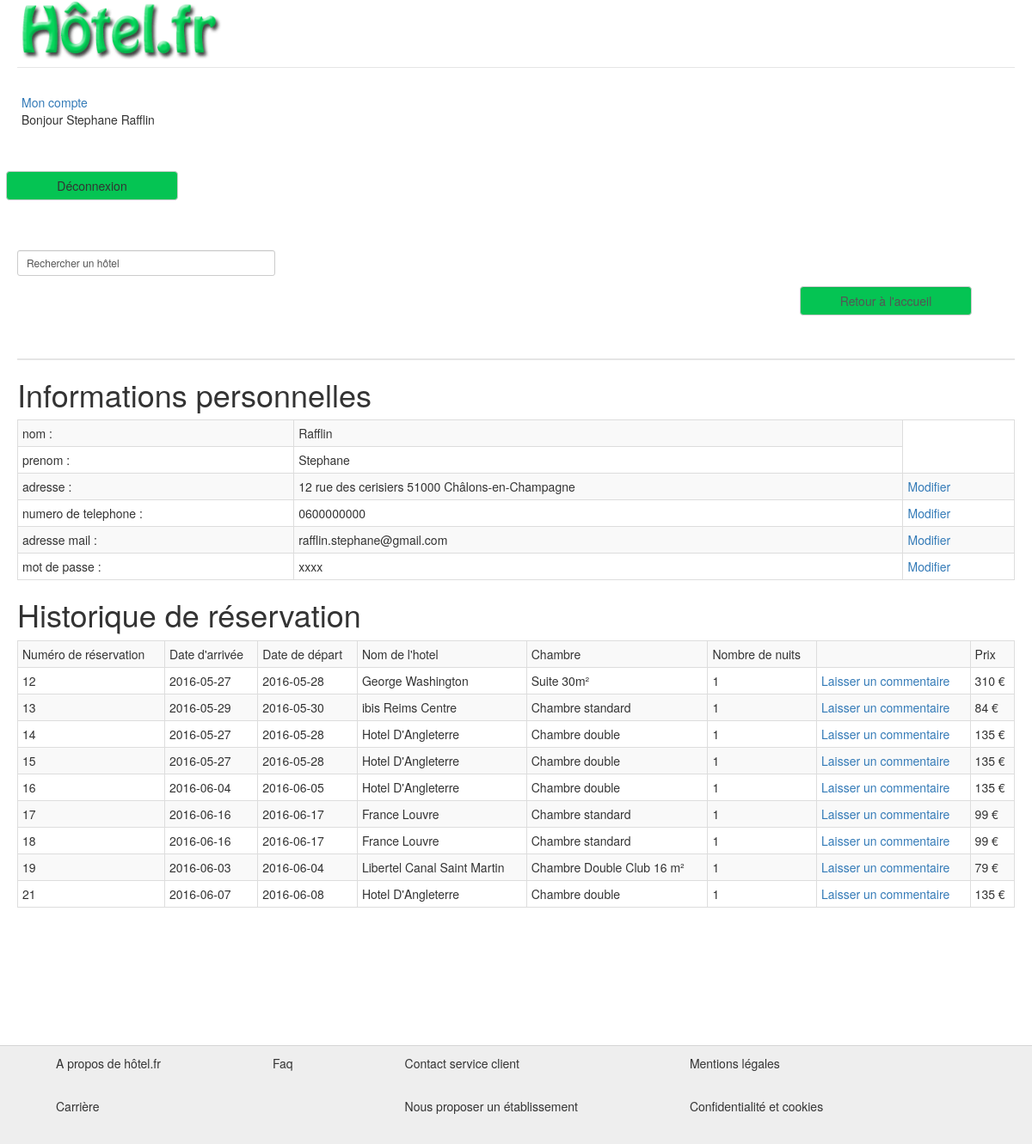
Page /index.php?page=page_client (signed in) on the committed database.
### tables this page shows
CREATE TABLE IF NOT EXISTS `utilisateur` (
  `id_utilisateur` int(11) NOT NULL AUTO_INCREMENT,
  `nom_utilisateur` varchar(45) NOT NULL,
  `prenom_utilisateur` varchar(45) DEFAULT NULL,
  `adresse` varchar(200) DEFAULT NULL,
  `num_tel` varchar(10) DEFAULT NULL,
  `mail` varchar(100) NOT NULL,
  `mdp` varchar(45) NOT NULL,
  `role` varchar(45) NOT NULL,
  PRIMARY KEY (`id_utilisateur`),
  KEY `id_utilisateur` (`id_utilisateur`)
);

CREATE TABLE IF NOT EXISTS `hotel` (
  `id_hotel` int(11) NOT NULL AUTO_INCREMENT,
  `nom_hotel` varchar(45) NOT NULL,
  `description` varchar(1000) NOT NULL,
  `adresse` varchar(45) NOT NULL,
  `ville` varchar(45) NOT NULL,
  `region` varchar(45) NOT NULL,
  `code_postal` int(5) NOT NULL,
  `num_tel` varchar(10) DEFAULT NULL,
  `nbr_chambre` int(11) NOT NULL,
  `photo` varchar(45) DEFAULT NULL,
  `photo2` varchar(50) DEFAULT NULL,
  `photo3` varchar(50) DEFAULT NULL,
  PRIMARY KEY (`id_hotel`)
);

CREATE TABLE IF NOT EXISTS `chambre` (
  `id_chambre` int(11) NOT NULL AUTO_INCREMENT,
  `id_hotel` int(11) NOT NULL,
  `nombre` int(11) NOT NULL,
  `nbr_places` int(11) NOT NULL,
  `description` varchar(100) NOT NULL,
  `prix_nuit` decimal(6,2) NOT NULL,
  `photo` varchar(45) DEFAULT NULL,
  PRIMARY KEY (`id_chambre`)
);

### Modele/user.php (the view, shortened to what this page needs)
<?php
class user
{
	public $id_user;
function Affiche()
{
	$bdd = bdd();
	$pdo = $bdd->prepare("SELECT * FROM utilisateur WHERE id_utilisateur = $this->id_user");
	$pdo->execute();
	while ($resultat = $pdo->fetch(PDO::FETCH_OBJ))
	{
		return $resultat;
	}
}
function Historique()
{
	$bdd = bdd();
	$pdo = $bdd->prepare("SELECT réservation.id_utilisateur, réservation.id_réservation, réservation.nbr_nuit, réservation.prix, réservation.date_arrivé, réservation.date_départ, nom_hotel, réservation.id_hotel, chambre.description FROM réservation JOIN hotel ON réservation.id_hotel = hotel.id_hotel JOIN chambre ON réservation.id_chambre = chambre.id_chambre WHERE réservation.id_utilisateur = $this->id_user");
	$pdo->execute();
	while ($resultat = $pdo->fetch(PDO::FETCH_OBJ))
	{
		echo '<tr><td>'.$resultat->id_réservation.'</td><td>'.$resultat->date_arrivé.'</td><td>'.$resultat->date_départ.'</td><td>'.$resultat->nom_hotel.'</td><td>'.$resultat->description.'</td><td>'.$resultat->nbr_nuit.'</td><td><a href="index.php?page=commentaire&id='.$resultat->id_hotel.'" >Laisser un commentaire</a></td><td>'.$resultat->prix.' €</td></tr>';
	}
}
}
?>

### Vue/page_client.php (shortened to what this page needs)
<!DOCTYPE HTML PUBLIC "-//W3C//DTD HTML 4.0//EN">
<html>
	<head>
	</head>
	<body>
		<h1>Informations personnelles</h1>
		<table id="info_client" class="table table-bordered table-striped table-condensed">
			<tr>
				<td>nom :</td>
				<td><?php echo $row->nom_utilisateur?></td>
			</tr>
			<tr>
				<td>prenom :</td>
				<td><?php echo $row->prenom_utilisateur?></td>
			</tr>
			<tr>
				<td>adresse :</td>
				<td><?php echo $row->adresse?></td>
				<td><a href="#" class="titre" id="1">Modifier</a></td>
			</tr>
			<tr>
				<td>numero de telephone :</td>
				<td><?php echo $row->num_tel?></td>
				<td><a href="#" class="titre" id="2">Modifier</a></td>
			</tr>
			<tr>
				<td>adresse mail :</td>
				<td><?php echo $row->mail?></td>
				<td><a href="#" class="titre" id="3">Modifier</a></td>
			</tr>
			<tr>
				<td>mot de passe :</td>
				<td>xxxx</td>
				<td><a href="#" class="titre" id="4">Modifier</a></td>
			</tr>
		</table>
		<H1>Historique de réservation</h1>
		<table class="table table-bordered table-striped table-condensed">
			<tr>
				<td>Numéro de réservation</td>
				<td>Date d'arrivée</td>
				<td>Date de départ</td>
				<td>Nom de l'hotel</td>
				<td>Chambre</td>
				<td>Nombre de nuits</td>
				<td></td>
				<td>Prix</td>
			</tr>
			<?php echo $user->Historique()?>
		</table>
	</body>
</html>

### Style/index.css (style rules this page uses)
html { max-height:100%; width:100%; }
body { height:100%; position: relative; }
.titre { color: black; font-size: 2em; }
td .titre { font-size: 14px; color: #337ab7; }

### rows in the picture
utilisateur: nom_utilisateur "Rafflin", prenom_utilisateur "Stephane", adresse "12 rue des cerisiers 51000 Châlons-en-Champagne", num_tel "0600000000", mail "rafflin.stephane@gmail.com"
réservation: id_réservation "12", date_arrivé "2016-05-27", date_départ "2016-05-28", id_hotel.nom_hotel "George Washington", id_chambre.description "Suite 30m²", nbr_nuit "1", prix "310"
réservation: id_réservation "13", date_arrivé "2016-05-29", date_départ "2016-05-30", id_hotel.nom_hotel "ibis Reims Centre", id_chambre.description "Chambre standard", nbr_nuit "1", prix "84"
réservation: id_réservation "14", date_arrivé "2016-05-27", date_départ "2016-05-28", id_hotel.nom_hotel "Hotel D'Angleterre", id_chambre.description "Chambre double", nbr_nuit "1", prix "135"
réservation: id_réservation "15", date_arrivé "2016-05-27", date_départ "2016-05-28", id_hotel.nom_hotel "Hotel D'Angleterre", id_chambre.description "Chambre double", nbr_nuit "1", prix "135"
réservation: id_réservation "16", date_arrivé "2016-06-04", date_départ "2016-06-05", id_hotel.nom_hotel "Hotel D'Angleterre", id_chambre.description "Chambre double", nbr_nuit "1", prix "135"
réservation: id_réservation "17", date_arrivé "2016-06-16", date_départ "2016-06-17", id_hotel.nom_hotel "France Louvre", id_chambre.description "Chambre standard", nbr_nuit "1", prix "99"
réservation: id_réservation "18", date_arrivé "2016-06-16", date_départ "2016-06-17", id_hotel.nom_hotel "France Louvre", id_chambre.description "Chambre standard", nbr_nuit "1", prix "99"
réservation: id_réservation "19", date_arrivé "2016-06-03", date_départ "2016-06-04", id_hotel.nom_hotel "Libertel Canal Saint Martin", id_chambre.description "Chambre Double Club 16 m²", nbr_nuit "1", prix "79"
réservation: id_réservation "21", date_arrivé "2016-06-07", date_départ "2016-06-08", id_hotel.nom_hotel "Hotel D'Angleterre", id_chambre.description "Chambre double", nbr_nuit "1", prix "135"

### other values in the picture
$_SESSION['prenom'] "Stephane"
$_SESSION['nom'] "Rafflin"
